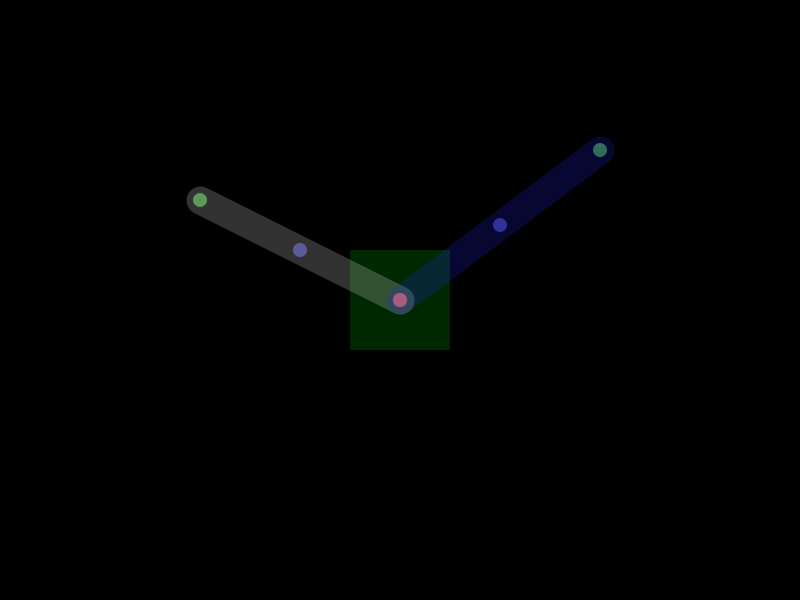
Frame 1 (no input)
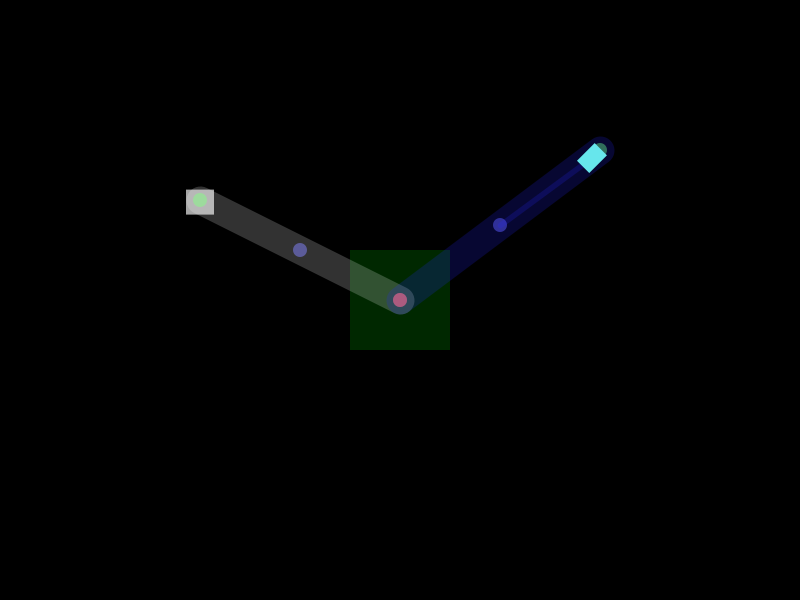
Frame 60 (the mouse pressed at the canvas centre just before this capture)
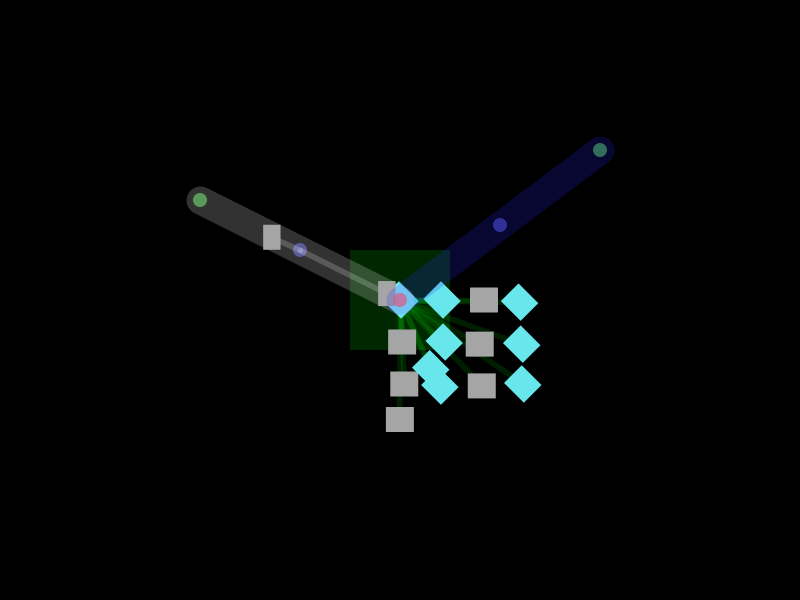
Frame 120 (the mouse held since frame 60 and released just before this capture)

The Processing sketch that drew these frames (run headless with seeded random() and noise(); from frame 60 on, the mouse is pressed at the canvas centre):

// Processing sketch: ResourceFactory
// ── ResourceFactory.pde
final int itemSize = 28;
int updateRate = 1;

ArrayList<Resource> items;
ArrayList<ResourceMine> mines;
ArrayList<Container> containers;

void setup() {
  //fullScreen();
  size(800, 600);
  
  frameRate(60);
  rectMode(CENTER);
  ellipseMode(CENTER);
  init();
}

void init() {
  containers = new ArrayList<Container>();
  mines = new ArrayList<ResourceMine>();
  items = new ArrayList<Resource>();
  //int storageSize, float productionCooldown, ResourceType resourceType
  ResourceMine ironMine = new ResourceMine(9, 1, ResourceType.iron);
  ironMine.setPosition(width / 4, height / 3);
  mines.add(ironMine);
  
  ResourceMine diamondMine = new ResourceMine(9, 1, ResourceType.diamond);
  diamondMine.setPosition(width / 4 * 3, height / 4);
  mines.add(diamondMine);
  
  Container c = new SquareChest(100);
  c.setPosition(width / 2, height / 2);
  containers.add(c);
  
  TransportLink link = new TransportPipe(ironMine, c);
  containers.add(link);
  
  TransportLink link2 = new SinglePipe(diamondMine, c);
  containers.add(link2);
}

void draw() {
  background(0);
  for (int i = 0; i < updateRate; i++) {
    for (ResourceMine mine : mines) {
      mine.update();
    }
    for (Container container : containers) {
      container.update();
    }
    for (Resource item : items) {
      item.update();
    }
  }
  for (ResourceMine mine : mines) {
    mine.draw();
  }
  for (Container container : containers) {
    container.draw();
  }
  for (Resource item : items) {
    item.draw();
  }
}

void keyPressed() {
  if (key == 'r') {
    init();
  }
}
void mousePressed() {
  updateRate = (int)map(mouseX, 0, width, 2, 15);
}
void mouseReleased() {
  updateRate = 1;
}

// ── CircleChest.pde
class CircleChest extends Container {

  private DegreeDisplayingProtocol displayer;

  CircleChest(int storageSize) {
    super(storageSize);
    displayer = new DegreeDisplayingProtocol(storage, position);
    displayer.setRadius(itemSize*1.5);
    displayer.ease = 0.05;
  }

  void draw() {   
    noStroke();
    fill(#00ff00, 40);
    ellipse(position.x, position.y, 100, 100);
    strokeWeight(itemSize*0.2);
    for (int i = 0; i < storage.size(); i++) {
      Resource item = this.storage.get(i);
      stroke(c,30);
      line(this.position.x, this.position.y, item.position.x, item.position.y);
    }
    displayer.draw();
  }
  void update() {
    displayer.setRadius(itemSize*1.5+storage.size());
    displayer.update();
    for (int i = 0; i < storage.size(); i++) {
      Resource item = storage.get(i);
      //Update positionition
      item.setSize(itemSize);
    }
  }
}
// ── Container.pde
abstract class Container implements Drawable {
  
  //Container Object for storing resources
  
  float angle;
  int storageSize;
  ArrayList<Resource> storage;
  PVector position;
  TransportLink output;
  color c;
  Container(int storageSize) {
    storage = new ArrayList<Resource>();
    position = new PVector();
    this.storageSize = storageSize>0 ? storageSize : 1;
  }
  void setAngle(float angle) {
    this.angle = angle;
  }
  void setPosition(float x, float y) {
    this.position.x = x;
    this.position.y = y;
  }
  void setPosition(PVector position) {
    this.position = position.copy();
  }
  boolean hasStorageSpace() {
    if (this.storage.size() < this.storageSize) {
      return true;
    }
    return false;
  }
  void setOutput(TransportLink link) {
    this.output = link;
  }
  
  boolean add(Resource r) {
    if (hasStorageSpace()) {
      this.storage.add(r);
      return true;
    }
    return false;
  }
  PVector getPosition() {
    return this.position.copy();
  }
  void flush() {
    if (storage.size()>0) {
      storage.remove(storage.size() - 1);
    }
  }
}

// ── DegreeDisplayingProtocol.pde
class DegreeDisplayingProtocol implements Drawable {
  
  ArrayList<Resource> objectList;
  PVector position;
  float radius = 10;
  float ease = 0.2;
  
  DegreeDisplayingProtocol(ArrayList<Resource> objects, PVector position) {
    this.objectList = objects;
    this.position = position;
  }
  
  void draw() {
    for (int i = 0; i < objectList.size(); i++) {
      Drawable item = objectList.get(i);
      item.draw();
    }
  }
  
  void update() {
    for (int i = 0; i < objectList.size(); i++) {
      Drawable item = objectList.get(i);
      
      //Update Object Position
      float angle = radians(360 / objectList.size() * i);
      float x = this.position.x + sin(angle) * radius;
      float y = this.position.y + cos(angle) * radius;
      PVector targetPos = new PVector(x, y);
      item.setPosition(item.getPosition().add(targetPos.sub(item.getPosition()).mult(ease)));
      item.update();
    }
  }
  
  void setPosition(float x, float y) {
    this.position.x = x;
    this.position.y = y;
  }
  void setPosition(PVector position) {
    this.position = position;
  }
  
  void setAngle(float angle) {
  }
  PVector getPosition() {
    return this.position.copy();
  }
  
  void setRadius(float radius) {
    this.radius = radius;
  }
}

// ── Diamond.pde
public class Diamond extends Resource {

  Diamond(float x,float y) {
    super(ResourceType.diamond,x,y,25,25);
    setAngle(type.ANGLE);
  }
}
// ── Drawable.pde
interface Drawable {
  void setAngle(float angle);
  void setPosition(PVector pos);
  void setPosition(float x, float y);
  PVector getPosition();
  void draw();
  void update();
}

// ── Gold.pde
class Gold extends Resource {

  Gold(float x,float y) {
    super(ResourceType.gold,x,y,25,25);
  }
}
// ── Iron.pde
class Iron extends Resource {
  
  Iron(float x,float y) {
    super(ResourceType.iron,x,y,25,25);
  }
  
}
// ── Machine.pde
abstract class Machine extends Container implements Drawable {

  //Machine object for processing resources.

  float productionCooldown;
  int lastProductionFrame;

  Machine(int storageSize, float productionCooldown) {
    super(storageSize);
    this.productionCooldown = productionCooldown;
    lastProductionFrame = frameCount;
  }

  void update() {
    if (frameCount >= lastProductionFrame + frameRate/updateRate*productionCooldown) {
      if (produce()) {
        lastProductionFrame = frameCount;
      }
    }
  }

  abstract boolean produce();
}
// ── RandomPipe.pde
class RandomPipe extends TransportLink {
  RandomPipe(Container startPoint, Container endPoint) {
    super(4.5, 0.5, 2, startPoint, endPoint);
    c = color(#ffaaaa, 50);
  }
  
  @Override
   void extract() {
    Resource item = startPoint.storage.get((int)random(startPoint.storage.size()-1));
     super.extract();
  }
}
// ── Resource.pde
public abstract class Resource implements Drawable { //<>// //<>// //<>//
  
  //Resource object representing resources ingame.
  public final ResourceType type;
  
  //---Position---//
  protected PVector position;             //Position of the Resource object.
  protected PVector position_preferred;   //preferred position of the Resource object.
  protected PVector position_ease;        //Easing of the Resource object's position to its preferred position.
  private boolean position_ease_enabled = true;
  protected PVector velocity;             //Velocity of the Resource object.
  private boolean velocity_enabled = false;
  
  protected float angle;                  //Angle of the Resource object.
  protected float angle_preferred;        //preferred angle of the Resource object.
  protected float angle_ease = 1;         //Easing of the Resource object's angle to its preferred angle.
  protected float angle_velocity;         //Velocity of the Resource objects angle.
  
  //---Dimensions---//
  protected float scale = 1;              //Scale of the Resource object.
  protected float scale_preferred = 1;    //preferred scale of the Resource object.
  protected float scale_ease = 1;         //Easing of the Resource object's scale to its preferred scale.
  
  protected float width;                  //Width of the Resource object.
  protected float width_preferred;        //preferred width of the Resource object.
  protected float width_ease = 1;         //Easing of the Resource object's width to its preferred width.
  
  protected float height;                 //Height of the Resource object.
  protected float height_preferred;       //preferred height of the Resource object.
  protected float height_ease = 1;        //Easing of the Resource object's width to its preferred height.
  
  protected boolean shape_round = false;  // Shape of the Resource object. TRUE = "Ellipse" and FALSE = "Rectangle".
  
  public Resource(ResourceType type, float x, float y, float width, float height) {
    this.position = new PVector(x, y);
    this.position_preferred = new PVector(x, y);
    this.position_ease = new PVector(1 ,1);
    this.velocity = new PVector();
    
    this.width = width;
    this.height = height;
    this.width_preferred = width;
    this.height = height;
    this.height_preferred = height;
    this.type = type;
    this.angle = type.ANGLE;
  }
  
  public void draw() {
    fill(this.type.COLOR);
    noStroke();
    pushMatrix();
    translate(this.position.x, this.position.y);
    rotate(radians(this.angle));
    if (shape_round) {
      ellipse(0, 0, this.width * scale, this.height * scale);
    } else {
      rect(0, 0, this.width * scale, this.height * scale);
    }
    popMatrix();
  }
  
  public void update() {
    updateSize();
    updateAngle();
    updatePosition();
  }
  
  protected void updateSize() {
    //Update width
    if (width_ease != 1) {
      width += (width_preferred - width) * width_ease;
    } else {
      width = width_preferred;
    }
    //Update Height
    if (width_ease != 1) {
      width += (width_preferred - width) * width_ease;
    } else {
      width = width_preferred;
    }
    //Update scale
    if (scale_ease != 1) {
      scale += (scale_preferred - scale) * scale_ease;
    } else {
      scale = scale_preferred;
    }
  }
  
  protected void updateAngle() {
    //Update angle
    if (angle_ease != 1 && angle_ease != 0) {
      angle += (angle_preferred - angle) * angle_ease;
    } else if (angle_velocity != 0) {
      angle += angle_velocity;
    } else if (angle != angle_preferred) {
      angle = angle_preferred;
    }
  }
  
  protected void updatePosition() {
    //Update position
    
    if (this.position_ease_enabled) {
      this.position.x += (this.position_preferred.x - this.position.x) * position_ease.x;
      this.position.y += (this.position_preferred.y - this.position.y) * position_ease.y;
      return;
    } 
    if (this.velocity_enabled) {
      this.position.x += velocity.x;
      this.position.y += velocity.y;
    }
    
  }
  
  public void setPosition(float x, float y) {
    this.position_preferred.x = x;
    this.position_preferred.y = y;
  }
  
  public void setPosition(PVector position) {
    this.position_preferred = position.copy();
  }
  
  public void setPositionEaseX(float ease) {
    this.position_ease.x = ease;
  }
  
  public void setPositionEaseY(float ease) {
    this.position_ease.y = ease;
  }
  
  public void setPositionEase(float x, float y) {
    this.position_ease.x = x;
    this.position_ease.y = y;
  }
  
  public void setPositionEase(PVector ease) {
    this.position_ease = ease;
  }
  
  public float getPositionEaseX() {
    return this.position_ease.x;
  }
  
  public float getPositionEaseY() {
    return this.position_ease.y;
  }
  
  public PVector getPositionEase() {
    return this.position_ease.copy();
  }
  
  public PVector getPosition() {
    return this.position.copy();
  }
  
  public void setVelocity(float x, float y) {
    this.velocity.x = x;
    this.velocity.y = y;
  }
  
  public void setVelocity(PVector velocity) {
    this.velocity = velocity.copy();
  }
  
  public PVector getVelocity() {
    return this.velocity.copy();
  }
  
  public void setAngle(float angle) {
    this.angle_preferred = angle;
  }
  public void setAngle(float angle, float ease) {
    this.angle_preferred = angle;
    this.angle_ease = ease;
  }
  
  public void setAngleEase(float ease) {
    this.angle_ease = ease;
  }
  
  public float getAngle() {
    return this.angle;
  }
  
  public void setWidth(float width) {
    this.width_preferred = width;
  }
  
  public float getWidth() {
    return this.width;
  }
  
  public void setWidthEase(float width_ease) {
    this.width_ease = width_ease;
  }
  
  public void setHeight(float height) {
    this.height_preferred = height;
  }
  
  public float getHeight() {
    return this.height;
  }
  
  public void setHeightEase(float height_ease) {
    this.height_ease = height_ease;
  }
  
  public void setSize(float size) {
    this.width_preferred = size;
    this.height_preferred = size;
  }
  
  public void setSize(float width, float height) {
    this.width_preferred = width;
    this.height_preferred = height;
  }
  
  public void setSizeEase(float ease) {
    this.width_ease = ease;
    this.height_ease = ease;
  }
  
  public void setSizeEase(float width_ease, float height_ease) {
    this.width_ease = width_ease;
    this.height_ease = height_ease;
  }
  public void setScale(float scale) {
    this.scale_preferred = scale;
  }
  
  public void setScaleEase(float ease) {
    this.scale_ease = ease;
  }
  
  public float getScale() {
    return this.scale;
  }
}

// ── ResourceGrid.pde
public class ResourceGrid implements Drawable{
  
  private ArrayList<Resource> objectList;
  private PVector position;
  float itemWidth = 1;
  float itemHeight = 1;
  float ease = 1;
  
  ResourceGrid(ArrayList<Resource> objects, PVector position) {
    this.objectList = objects;
    this.position = position;
  }
  
  void draw() {
    for (int i = 0; i < objectList.size(); i++) {
      Drawable item = objectList.get(i);
      item.draw();
    }
  }
  
  void update() {
    for (int i = 0; i < objectList.size(); i++) {
      Drawable item = objectList.get(i);
      
      //Update Object Position
      int w = (round(sqrt(objectList.size())));
      float x = (i % w) * (itemWidth * 1.5);
      float y = (i / w) * (itemHeight * 1.5);
      PVector pos = new PVector(x,y);
      item.setPosition(item.getPosition().add(item.getPosition().add(pos).mult(ease)));
      item.update();
    }
  }
  
  void setPosition(float x, float y) {
    this.position.x = x;
    this.position.y = y;
  }
  void setPosition(PVector position) {
    this.position = position;
  }
  
  void setAngle(float angle) {
  }
  PVector getPosition() {
    return this.position;
  }
  
  void setSize(float w, float h) {
    this.itemWidth = w;
    this.itemHeight = h;
  }
  void setSize(float size) {
    this.itemWidth = size;
    this.itemHeight = size;
  }
}

// ── ResourceMine.pde
class ResourceMine extends Machine {
  
  private DegreeDisplayingProtocol displayer;
  private ResourceType resourceType;
  
  ResourceMine(int storageSize, float productionCooldown, ResourceType resourceType) {
    super(storageSize, productionCooldown);
    this.resourceType = resourceType;
    
    displayer = new DegreeDisplayingProtocol(storage, this.position);
    displayer.setRadius(itemSize * 1.5);
    displayer.ease = 0.05;
  }
  
  void draw() {
    noStroke();
    fill(c, 60);
    ellipse(position.x, position.y, 100, 100);
    for (int i = 0; i < storage.size(); i++) {
      Resource item = this.storage.get(i);
      stroke(c, 30);
      line(this.position.x, this.position.y, item.position.x, item.position.y);
    }
    displayer.draw();
  }
  @Override
  void update() {
    super.update();
    displayer.update();
  }
  
  boolean produce() {
    Resource newItem = null;
    switch(resourceType) {
      case iron:
        newItem = new Iron(this.position.x,this.position.y);
        break;
      case gold:
        newItem = new Gold(this.position.x,this.position.y);
        break;
      case diamond:
        newItem = new Diamond(this.position.x,this.position.y);
        break;
      default:
      break;
    }
    if (newItem != null) {
      newItem.setPosition(this.position.x, this.position.y);
      newItem.setSize(itemSize);
      if (this.add(newItem)) {
        return true;
      } else {
        return false;
      }
    }
    return false;
  }
}

// ── ResourceType.pde
enum ResourceType {
  iron(#a5a5a5,0), gold(#CFB53B,0), diamond(#67E6EC,45);
  
  final color COLOR;
  final float ANGLE;
  private ResourceType(color COLOR, float ANGLE){
  this.COLOR = COLOR;
  this.ANGLE = ANGLE;
  }
  
}
// ── RootDisplayingProtocol.pde
class RootDisplayingProtocol implements Drawable {
  
  ArrayList<Resource> objectList;
  PVector position;
  float itemWidth = 10;
  float itemHeight = 10;
  float ease = 1;
  
  RootDisplayingProtocol(ArrayList<Resource> objects, PVector position) {
    this.objectList = objects;
    this.position = position;
  }
  
  void draw() {
    for (int i = 0; i < objectList.size(); i++) {
      Drawable item = objectList.get(i);
      item.draw();
    }
  }
  
  void update() {
    for (int i = 0; i < objectList.size(); i++) {
      Drawable item = objectList.get(i);
      
      //Update Object Position
      int w = (round(sqrt(objectList.size())));
      float x = (i % w) * (itemWidth * 1.5);
      float y = (i / w) * (itemHeight * 1.5);
      item.setPosition(item.getPosition().add(this.position.copy().sub(item.getPosition()).add(new PVector(x,y)).mult(ease)));
      item.update();
    }
  }
  
  void setPosition(float x, float y) {
    this.position.x = x;
    this.position.y = y;
  }
  void setPosition(PVector position) {
    this.position = position;
  }
  
  void setAngle(float angle) {
  }
  PVector getPosition() {
    return this.position;
  }
  
  void setSize(float w, float h) {
    this.itemWidth = w;
    this.itemHeight = h;
  }
  void setSize(float size) {
    this.itemWidth = size;
    this.itemHeight = size;
  }
}

// ── SinglePipe.pde
class SinglePipe extends TransportLink {
  SinglePipe(Container startPoint,Container endPoint) {
    super(10,1,1, startPoint,endPoint);
    c = color(#2222ff,50);
  }
}
// ── SizerPipe.pde
class SizerPipe extends TransportLink {
   ResourceType resourceType;

  int triggerSize;

  SizerPipe(Container startPoint, Container endPoint, int triggerSize) {
    super(3, 0.5, 3, startPoint, endPoint);
    this.triggerSize = triggerSize;
    c = color(#ff00ff, 50);
  }

  @Override
    void extract() {
    if (startPoint.storage.size() >= triggerSize) {
      super.extract();
    }
  }
}
// ── SortingPipe.pde
class SortingPipe extends TransportLink {
  ResourceType resourceType;
  SortingPipe(Container startPoint, Container endPoint, ResourceType type) {
    super(3, 0.5, 1, startPoint, endPoint);
    this.resourceType = type;
    c = color(#55ff55, 50);
  }

  @Override
    void extract() {
    for (int i = 0; i < startPoint.storage.size(); i++) {
      Resource item = startPoint.storage.get(i);
      if (item.type == this.resourceType && this.add(item)) {
        item.setSize(itemSize*0.62);
        startPoint.storage.remove(item);
        break;
      }
    }
  }
}
// ── SquareChest.pde
class SquareChest extends Container {

  private RootDisplayingProtocol displayer;

  SquareChest(int storageSize) {
    super(storageSize);
    displayer = new RootDisplayingProtocol(storage, position);
    displayer.setSize(itemSize);
    displayer.ease = 0.05;
    c = #00ff00;
  }

  void draw() {   
    noStroke();
    fill(c, 40);
    rect(position.x, position.y, 100, 100);
    strokeWeight(itemSize*0.2);
    for (int i = 0; i < storage.size(); i++) {
      Resource item = this.storage.get(i);
      stroke(c, 30);
      line(this.position.x, this.position.y, item.position.x, item.position.y);
    }
    displayer.draw();
  }
  void update() {

    displayer.update();

    for (int i = 0; i < storage.size(); i++) {
      Resource item = storage.get(i);
      //Update positionition
      item.setSize(itemSize);
    }
  }
}
// ── SuperPipe.pde
class SuperPipe extends TransportLink {
  SuperPipe(Container startPoint,Container endPoint) {
    super(5,0.2,3, startPoint,endPoint);
    c = color(#ff6666,50);
  }
}
// ── TransportLink.pde
abstract class TransportLink extends Container implements Drawable {
  
  //Linked item 1
  Container startPoint;
  Container endPoint;
  float speed;
  float cooldown;
  int lastUpdateFrame;
  DegreeDisplayingProtocol displayer;
  
  TransportLink(float speed, float cooldown, int storageSize, Container startPoint, Container endPoint) {
    super(storageSize);
    this.startPoint = startPoint;
    this.endPoint = endPoint;
    this.speed = speed;
    this.cooldown = cooldown;
    this.lastUpdateFrame = frameCount;
    this.position = startPoint.position.copy().add(endPoint.position).mult(0.5);
    c = color(255, 50);
    displayer = new DegreeDisplayingProtocol(storage, position);
    displayer.setRadius(itemSize);
    displayer.ease = 0.15;
  }
  
  void draw() {
    noStroke();
    fill(#66ff66, 128);
    ellipse(startPoint.position.x, startPoint.position.y, itemSize * 0.5, itemSize * 0.5);
    fill(#6666ff, 128);
    ellipse(this.position.x, this.position.y, itemSize * 0.5, itemSize * 0.5);
    fill(#ff6666, 128);
    ellipse(endPoint.position.x, endPoint.position.y, itemSize * 0.5, itemSize * 0.5);
    
    stroke(c);
    strokeWeight(itemSize);
    line(startPoint.position.x, startPoint.position.y, endPoint.position.x, endPoint.position.y);
    strokeWeight(itemSize * 0.2);
    for (int i = 0; i < storage.size(); i++) {
      Resource item = this.storage.get(i);
      
      stroke(c);
      line(this.position.x, this.position.y, item.position.x, item.position.y);
      item.draw();
    }
  }
  
  void extract() {
    Resource item = startPoint.storage.get(startPoint.storage.size() - 1);
    if (this.add(item)) {
      item.setSize(itemSize * 0.62);
      startPoint.storage.remove(item);
    }
  }
  
  void update() {
    //Pull resources from startPoint object
    if (endPoint.hasStorageSpace()) {
      if (frameCount >= lastUpdateFrame + frameRate / updateRate * cooldown) {
        if (startPoint.storage.size() > 0) {
          extract();
        }
        lastUpdateFrame = frameCount;
      }
      
      //Update resources position & update resources
      for (int i = 0; i < storage.size(); i++) {
        Resource item = storage.get(i);
        item.setPosition(item.getPosition().add(endPoint.position.copy().sub(item.position).normalize().mult(speed)));
        item.update();
      }
      
      //Extract resources to startPoint object
      boolean didDeleteItem = false;
      do {
        didDeleteItem = false;
        for (int i = 0; i < storage.size(); i++) {
          Resource item = storage.get(i);
          if (item.position.dist(endPoint.position) < speed * 2) {
            if (endPoint.add(item)) {
              storage.remove(item);
              didDeleteItem = true;
              break;
            }
          }
        }
      } while(didDeleteItem);
    } else {
      displayer.update();
    }
  }
}

// ── TransportPipe.pde
class TransportPipe extends TransportLink {
  TransportPipe(Container startPoint,Container endPoint) {
    super(2,0.1,3, startPoint,endPoint);
  }
}
// ── VoidChest.pde
class VoidChest extends Container {

  VoidChest() {
    super(9999);
  }
  int radius = 100;
  void draw() {   
    noStroke();
    fill(#992299, 75);
    ellipse(position.x, position.y, radius, radius);
    for (int i = 0; i < storage.size(); i++) {
      Resource item = storage.get(i);
      item.draw();
    }
  }
  void update() {
    for (int i = 0; i < storage.size(); i++) {
      Resource item = storage.get(i);
      
      //item.position.x += random(-3, 3);
      //item.position.y += random(-3, 3);
      float itemSize = item.getScale();
      item.position.x += sin(frameCount*updateRate*0.1+i)*0.1*itemSize;
      item.position.y += cos(frameCount*updateRate*0.1+i)*0.1*itemSize;
      
      item.setScale(0);
      item.setScaleEase(0.01);
      item.update();
      if (itemSize < 0.01) {
        storage.remove(item);
      }
    }
  }
}
